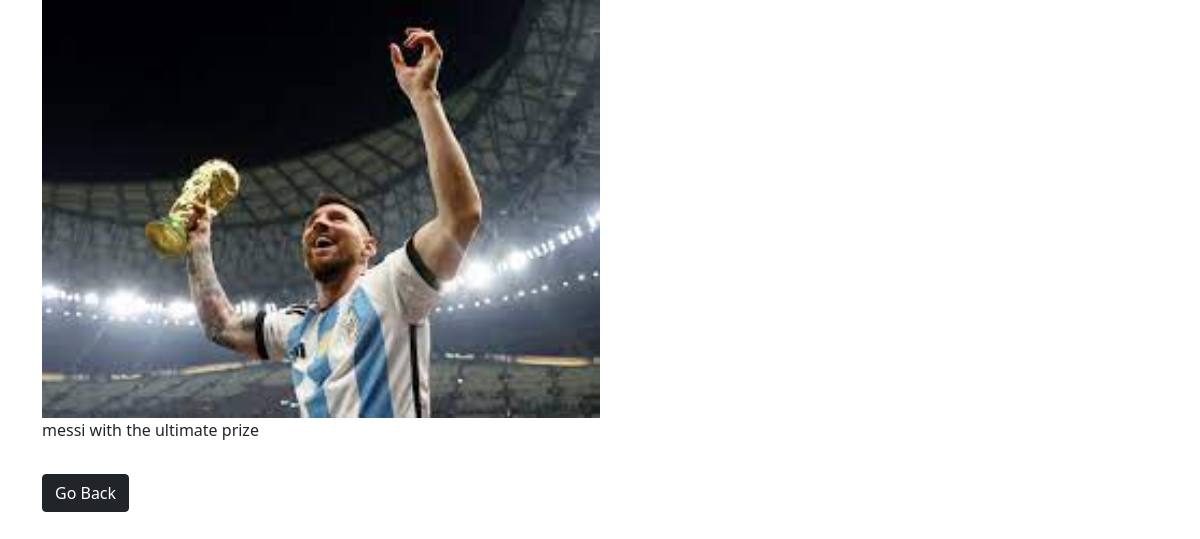
Page /photoview/1 on the committed database.
### app1/models.py (models this page shows, shortened)
class Photo(models.Model):
    category=models.ForeignKey(categories,on_delete=models.SET_NULL,null=True)
    Image=models.ImageField(blank=False,null=False)
    description=models.CharField(max_length=200,blank=False,null=False)

### app1/views.py (the view)
# urls.py: path('photoview/<str:pk>', views.photoview_page_fn, name='page003'),
def photoview_page_fn(request,pk):
    data4=Photo.objects.get(id=pk)
    dict3={
        'key4':data4
    }
    return render(request,'photoview.html',dict3)

### app1/templates/photoview.html (shortened to what this page needs)
<!DOCTYPE html>
<html lang="en">
<head>
     <link href="https://cdn.jsdelivr.net/npm/bootstrap@5.0.2/dist/css/bootstrap.min.css" rel="stylesheet">
</head>
<body>
<div class="container">
    <img src="{{key4.Image.url}}" height="50%" width="50%"><br>
    <p>{{key4.description}}</p>
    <a href="{% url 'page001' %}" class="btn btn-dark my-3">Go Back</a>
</div>
</body>
</html>

### rows in the picture
Photo: Image (picture), description "messi with the ultimate prize"
